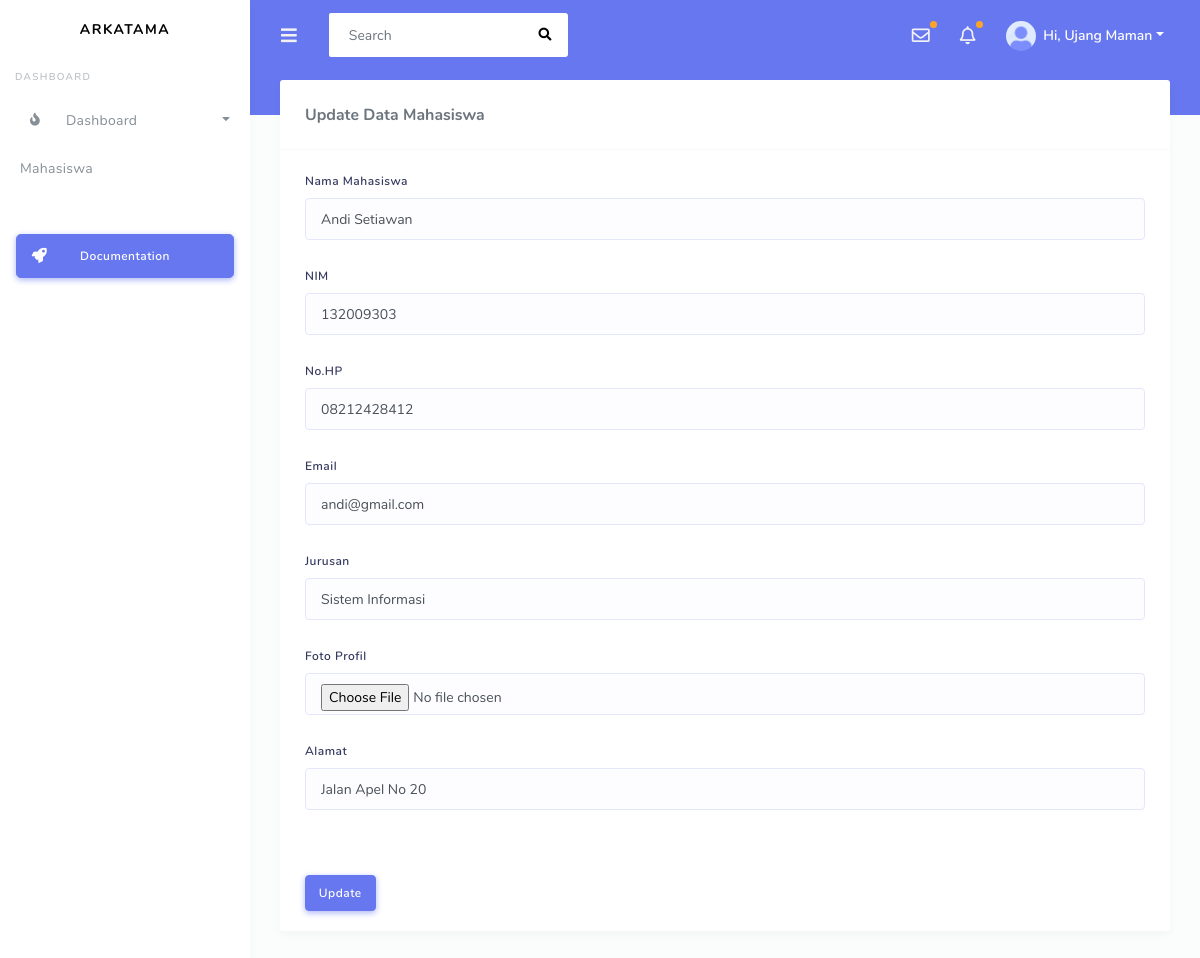
The page /mahasiswa/edit/5 on the database its author committed.
### tables this page shows
CREATE TABLE `mahasiswa` (
  `id_mhs` int(11) NOT NULL,
  `nama` varchar(200) NOT NULL,
  `nim` varchar(10) NOT NULL,
  `no_hp` varchar(15) NOT NULL,
  `email` varchar(200) NOT NULL,
  `jurusan` varchar(150) NOT NULL,
  `foto_profil` varchar(255) NOT NULL,
  `alamat` text NOT NULL
);

### application/controllers/Mahasiswa.php (called while the page is built, shortened)
<?php
class Mahasiswa extends CI_Controller {
    public function __construct(){
        $this->load->model('Mahasiswa_model');
    }
    public function edit($id_mhs){
        $this->data['title']  = 'Edit Data Mahasiswa';
        $this->data['mahasiswa'] = $this->Mahasiswa_model->findData($id_mhs);
        $this->load->view('mahasiswa/mahasiswa_edit',$this->data);
    }
}
?>

### index.php (called while the page is built, shortened)
<?php
require_once BASEPATH.'core/CodeIgniter.php';

### application/models/Mahasiswa_model.php (called while the page is built, shortened)
<?php
class Mahasiswa_model extends CI_model{
    public function findData($id_mhs){
        $this->db->where('id_mhs',$id_mhs);
        $data = $this->db->get('mahasiswa')->row();
        return $data;
    }
}
?>

### application/views/mahasiswa/mahasiswa_edit.php (the view, shortened to what this page needs)
<div class="main-content">
      <div class="row">
        <div class="col-12">
          <div class="card">
            <div class="card-header">
              <h4>Update Data Mahasiswa</h4>
            </div>
            <?= form_open('mahasiswa/edit_save'); ?>
            <div class="card-body">
              <div class="form-group">
                <label>Nama Mahasiswa</label>
                <input type="text" class="form-control" id="nama" name="nama" value="<?=$mahasiswa->nama ?>">
              </div>
              <div class="form-group">
                <label>NIM</label>
                <input type="text" class="form-control" id="nim" name="nim" value="<?=$mahasiswa->nim ?>">
              </div>
              <div class="form-group">
                <label>No.HP</label>
                <input type="text" class="form-control" id="no_hp" name="no_hp" value="<?=$mahasiswa->no_hp ?>">
              </div>
              <div class="form-group">
                <label>Email</label>
                <input type="text" class="form-control" id="email" name="email" value="<?=$mahasiswa->email ?>">
              </div>
              <div class="form-group">
                <label>Jurusan</label>
                <input type="text" class="form-control" id="jurusan" name="jurusan" value="<?=$mahasiswa->jurusan ?>">
              </div>
              <div class="form-group">
                <label>Foto Profil</label>
                <input type="file" class="form-control" id="foto_profil" name="foto_profil" size="20" value="<?=$mahasiswa->foto_profil ?>">
              </div>
              <div class="form-group">
                <label>Alamat</label>
                <input type="text" class="form-control" id="alamat" name="alamat" value="<?=$mahasiswa->alamat ?>">
              </div>
              </div>
              <div class="card-footer">
          <button type="submit" class="btn btn-primary">Update</button>
      </div>
      <?= form_close(); ?>
            </div>
          </div>
        </div>
      </div>
    </div>
</div>

### rows shown on the page
mahasiswa: nama "Andi Setiawan", nim "132009303", no_hp "08212428412", email "andi@gmail.com", jurusan "Sistem Informasi", alamat "Jalan Apel No 20"
